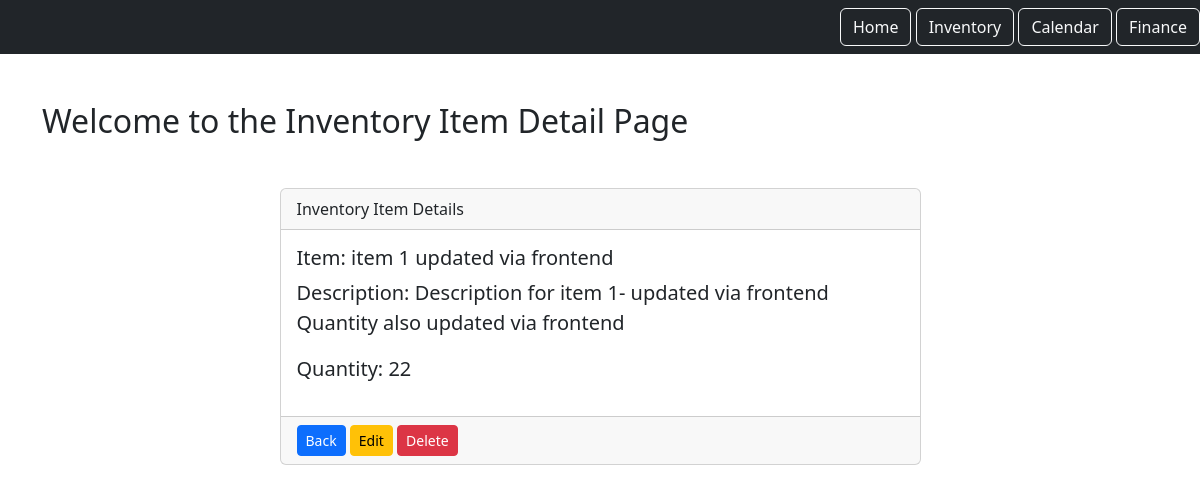
Screenshot of /inventory/1 (signed in) with the database file from the repository.
### inventory_component/models.py (models this page shows)
class Inventory(models.Model):
    item = models.CharField(max_length=255)
    description = models.TextField()
    quantity = models.PositiveIntegerField()
    user = models.ForeignKey(User, on_delete=models.CASCADE, related_name='items')

### inventory_component/views.py (the view)
# urls.py: path('<int:pk>', views.InventoryItemDetail.as_view(), name="item.detail"),
class InventoryItemDetail(LoginRequiredMixin, DetailView):
    model = Inventory
    context_object_name = "item"
    template_name = "inventory_detail.html"
    login_url = '/login'
    def get_queryset(self):
        return self.request.user.items.all()

### inventory_component/templates/inventory_detail.html (shortened to what this page needs)
{% extends 'base.html' %}
{% load static %}
{% block content %}
<div class="row">
    <div class="col">
        <div class="item_list_heading mb-5">
            <h1 class="fs-2">Welcome to the Inventory Item Detail Page</h1>
        </div>
    </div>
</div>
<div class="row">
    <div class="col-md-7 mx-auto">
        <div class="card">
            <div class="card-header">Inventory Item Details</div>
            <div class="card-body">
                <h1 class="fs-5">Item: {{ item.item }}</h1>
                <p class="fs-5">Description: {{ item.description }}</p>
                <p class="fs-5">Quantity: {{ item.quantity }}</p>
            </div>
            <div class="card-footer">
                <a href="{% url 'inventory_list' %}" class="btn btn-sm btn-primary">Back</a>
                <a href="{% url 'item.update' pk=item.id %}" class="btn btn-sm btn-warning">Edit</a>
                <a href="{% url 'item.delete' pk=item.id %}" class="btn btn-sm btn-danger">Delete</a>
            </div>
        </div>
    </div>
</div>
{% endblock content %}

### rows the page displays
Inventory: item "item 1 updated via frontend", description "Description for item 1- updated via frontend Quantity also updated via frontend", quantity "22"
